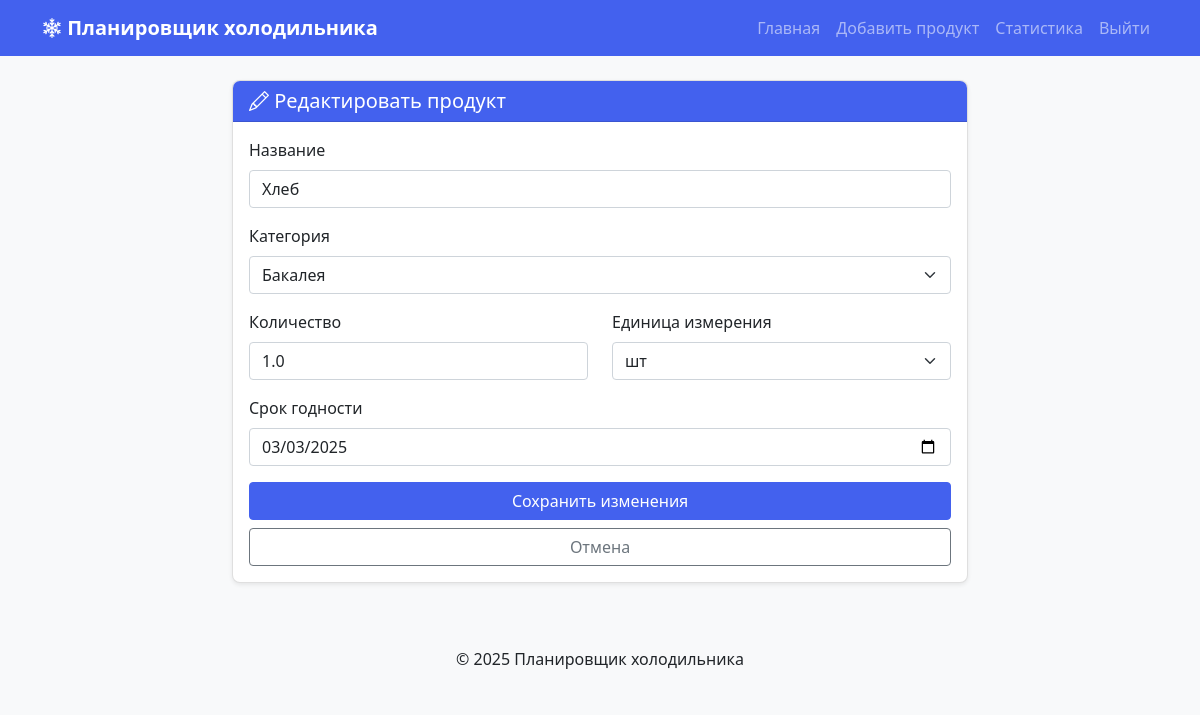
The app's page /edit_product/2 (signed in) with its own data.
### app/models.py (models this page shows, shortened)
class Product(db.Model):
    id = db.Column(db.Integer, primary_key=True)
    name = db.Column(db.String(100), nullable=False)
    category = db.Column(db.String(50), nullable=False)
    quantity = db.Column(db.Float, nullable=False)
    unit = db.Column(db.String(20), nullable=False)
    expiry_date = db.Column(db.DateTime, nullable=False)
    date_added = db.Column(db.DateTime, default=lambda: datetime.now(timezone.utc))
    user_id = db.Column(db.Integer, db.ForeignKey("user.id"), nullable=True)
    owner = db.relationship("User", backref=db.backref("products", lazy=True))
    from datetime import datetime, timezone

### app/routes.py (the view, shortened to what this page needs)
@main.route("/edit_product/<int:id>", methods=["GET", "POST"])
@login_required
def edit_product(id):
    product = Product.query.get_or_404(id)
    return render_template("edit_product.html", product=product)

### app/__init__.py (called while the page is built)
@login_manager.user_loader
def load_user(user_id):
    from app.models import User
    return User.query.get(int(user_id))

### app/templates/edit_product.html (shortened to what this page needs)
{% extends 'base.html' %}
{% block content %}
<div class="row justify-content-center">
    <div class="col-md-8">
        <div class="card shadow-sm">
            <div class="card-header bg-primary text-white">
                <h5 class="mb-0"><i class="bi bi-pencil"></i> Редактировать продукт</h5>
            </div>
            <div class="card-body">
                <form method="POST">
                    <div class="mb-3">
                        <label for="name" class="form-label">Название</label>
                        <input type="text" class="form-control" id="name" name="name" value="{{ product.name }}" required>
                    </div>
                    <div class="mb-3">
                        <label for="category" class="form-label">Категория</label>
                        <select class="form-select" id="category" name="category" required>
                            <option value="Бакалея" {% if product.category == 'Бакалея' %}selected{% endif %}>Бакалея</option>
                        </select>
                    </div>
                    <div class="row mb-3">
                        <div class="col-md-6">
                            <label for="quantity" class="form-label">Количество</label>
                            <input type="number" class="form-control" id="quantity" name="quantity" value="{{ product.quantity }}" min="0.1" step="0.1" required>
                        </div>
                        <div class="col-md-6">
                            <label for="unit" class="form-label">Единица измерения</label>
                            <select class="form-select" id="unit" name="unit" required>
                                <option value="шт" {% if product.unit == 'шт' %}selected{% endif %}>шт</option>
                            </select>
                        </div>
                    </div>
                    <div class="mb-3">
                        <label for="expiry_date" class="form-label">Срок годности</label>
                        <input type="date" class="form-control" id="expiry_date" name="expiry_date" value="{{ product.expiry_date.strftime('%Y-%m-%d') }}" required>
                    </div>
                    <div class="d-grid gap-2">
                        <button type="submit" class="btn btn-primary">Сохранить изменения</button>
                        <a href="{{ url_for('main.index') }}" class="btn btn-outline-secondary">Отмена</a>
                    </div>
                </form>
            </div>
        </div>
    </div>
</div>
{% endblock %}

### app/static/css/style.css (style rules this page uses)
body { background-color: #f8f9fa; font-family: 'Segoe UI', Tahoma, Geneva, Verdana, sans-serif; }
.card { border-radius: 0.5rem; overflow: hidden; transition: transform 0.3s ease, box-shadow 0.3s ease; }
.card-header { font-weight: 600; }
.btn-primary { background-color: #4361ee; border-color: #4361ee; }
.bg-primary { background-color: #4361ee !important; }
.card { animation: fadeIn 0.6s ease-out; }

### records on screen
Product: name "Хлеб", category "Бакалея", quantity "1.0", unit "шт", expiry_date "03/03/2025"
